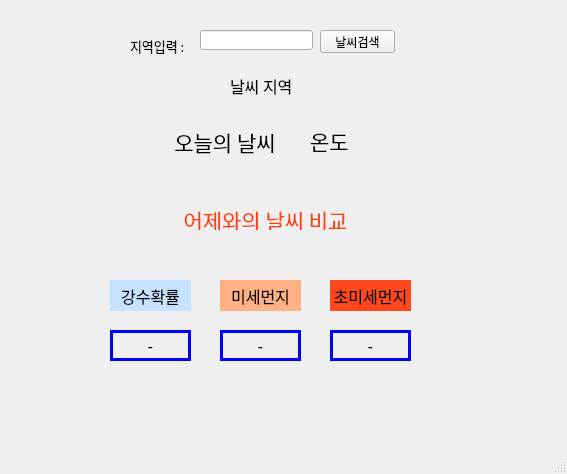
<?xml version="1.0" encoding="UTF-8"?>
<ui version="4.0">
 <class>MainWindow</class>
 <widget class="QMainWindow" name="MainWindow">
  <property name="geometry">
   <rect>
    <x>0</x>
    <y>0</y>
    <width>567</width>
    <height>474</height>
   </rect>
  </property>
  <property name="windowTitle">
   <string>MainWindow</string>
  </property>
  <widget class="QWidget" name="centralwidget">
   <widget class="QLabel" name="label">
    <property name="geometry">
     <rect>
      <x>130</x>
      <y>30</y>
      <width>56</width>
      <height>31</height>
     </rect>
    </property>
    <property name="font">
     <font>
      <family>Algerian</family>
      <pointsize>10</pointsize>
     </font>
    </property>
    <property name="text">
     <string>지역입력 :</string>
    </property>
   </widget>
   <widget class="QPushButton" name="search_button">
    <property name="geometry">
     <rect>
      <x>320</x>
      <y>30</y>
      <width>75</width>
      <height>23</height>
     </rect>
    </property>
    <property name="text">
     <string>날씨검색</string>
    </property>
   </widget>
   <widget class="QLabel" name="weather_label">
    <property name="geometry">
     <rect>
      <x>170</x>
      <y>130</y>
      <width>110</width>
      <height>24</height>
     </rect>
    </property>
    <property name="font">
     <font>
      <family>Algerian</family>
      <pointsize>16</pointsize>
     </font>
    </property>
    <property name="text">
     <string>오늘의 날씨</string>
    </property>
    <property name="alignment">
     <set>Qt::AlignCenter</set>
    </property>
   </widget>
   <widget class="QLabel" name="temper_label">
    <property name="geometry">
     <rect>
      <x>310</x>
      <y>120</y>
      <width>61</width>
      <height>41</height>
     </rect>
    </property>
    <property name="font">
     <font>
      <family>Algerian</family>
      <pointsize>16</pointsize>
     </font>
    </property>
    <property name="text">
     <string>온도</string>
    </property>
   </widget>
   <widget class="QLabel" name="yesterday_label">
    <property name="geometry">
     <rect>
      <x>100</x>
      <y>210</y>
      <width>331</width>
      <height>20</height>
     </rect>
    </property>
    <property name="font">
     <font>
      <family>Algerian</family>
      <pointsize>16</pointsize>
     </font>
    </property>
    <property name="styleSheet">
     <string notr="true">color : rgb(255, 63, 5)</string>
    </property>
    <property name="text">
     <string>어제와의 날씨 비교</string>
    </property>
    <property name="alignment">
     <set>Qt::AlignCenter</set>
    </property>
   </widget>
   <widget class="QLabel" name="label_5">
    <property name="geometry">
     <rect>
      <x>110</x>
      <y>280</y>
      <width>81</width>
      <height>31</height>
     </rect>
    </property>
    <property name="font">
     <font>
      <family>Algerian</family>
      <pointsize>12</pointsize>
     </font>
    </property>
    <property name="styleSheet">
     <string notr="true">background-color : rgb(197, 227, 255)</string>
    </property>
    <property name="text">
     <string>강수확률</string>
    </property>
    <property name="alignment">
     <set>Qt::AlignCenter</set>
    </property>
   </widget>
   <widget class="QLabel" name="rain_label">
    <property name="geometry">
     <rect>
      <x>110</x>
      <y>330</y>
      <width>81</width>
      <height>31</height>
     </rect>
    </property>
    <property name="font">
     <font>
      <family>Algerian</family>
      <pointsize>12</pointsize>
     </font>
    </property>
    <property name="styleSheet">
     <string notr="true">border : 3px solid blue</string>
    </property>
    <property name="text">
     <string>-</string>
    </property>
    <property name="alignment">
     <set>Qt::AlignCenter</set>
    </property>
   </widget>
   <widget class="QLabel" name="label_7">
    <property name="geometry">
     <rect>
      <x>220</x>
      <y>280</y>
      <width>81</width>
      <height>31</height>
     </rect>
    </property>
    <property name="font">
     <font>
      <family>Algerian</family>
      <pointsize>12</pointsize>
     </font>
    </property>
    <property name="styleSheet">
     <string notr="true">background-color : rgb(255, 177, 131)</string>
    </property>
    <property name="text">
     <string>미세먼지</string>
    </property>
    <property name="alignment">
     <set>Qt::AlignCenter</set>
    </property>
   </widget>
   <widget class="QLabel" name="dust1_label">
    <property name="geometry">
     <rect>
      <x>220</x>
      <y>330</y>
      <width>81</width>
      <height>31</height>
     </rect>
    </property>
    <property name="font">
     <font>
      <family>Algerian</family>
      <pointsize>12</pointsize>
     </font>
    </property>
    <property name="styleSheet">
     <string notr="true">border : 3px solid blue</string>
    </property>
    <property name="text">
     <string>-</string>
    </property>
    <property name="alignment">
     <set>Qt::AlignCenter</set>
    </property>
   </widget>
   <widget class="QLabel" name="label_9">
    <property name="geometry">
     <rect>
      <x>330</x>
      <y>280</y>
      <width>81</width>
      <height>31</height>
     </rect>
    </property>
    <property name="font">
     <font>
      <family>Algerian</family>
      <pointsize>12</pointsize>
     </font>
    </property>
    <property name="styleSheet">
     <string notr="true">background-color : rgb(255, 73, 28)</string>
    </property>
    <property name="text">
     <string>초미세먼지</string>
    </property>
    <property name="alignment">
     <set>Qt::AlignCenter</set>
    </property>
   </widget>
   <widget class="QLabel" name="dust2_label">
    <property name="geometry">
     <rect>
      <x>330</x>
      <y>330</y>
      <width>81</width>
      <height>31</height>
     </rect>
    </property>
    <property name="font">
     <font>
      <family>Algerian</family>
      <pointsize>12</pointsize>
     </font>
    </property>
    <property name="styleSheet">
     <string notr="true">border : 3px solid blue</string>
    </property>
    <property name="text">
     <string>-</string>
    </property>
    <property name="alignment">
     <set>Qt::AlignCenter</set>
    </property>
   </widget>
   <widget class="QLineEdit" name="area_input">
    <property name="geometry">
     <rect>
      <x>200</x>
      <y>30</y>
      <width>113</width>
      <height>20</height>
     </rect>
    </property>
   </widget>
   <widget class="QLabel" name="area_label">
    <property name="geometry">
     <rect>
      <x>230</x>
      <y>70</y>
      <width>81</width>
      <height>31</height>
     </rect>
    </property>
    <property name="font">
     <font>
      <family>Algerian</family>
      <pointsize>12</pointsize>
     </font>
    </property>
    <property name="text">
     <string>날씨 지역</string>
    </property>
   </widget>
  </widget>
  <widget class="QMenuBar" name="menubar">
   <property name="geometry">
    <rect>
     <x>0</x>
     <y>0</y>
     <width>567</width>
     <height>21</height>
    </rect>
   </property>
  </widget>
  <widget class="QStatusBar" name="statusbar"/>
 </widget>
 <resources/>
 <connections/>
</ui>
